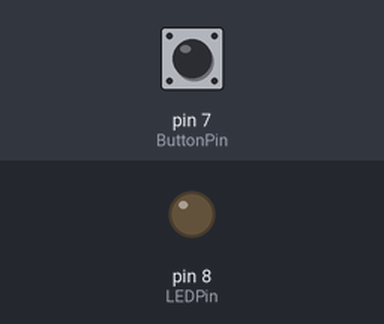
Simulated run of this sketch. Board: Arduino Uno, built with avr-gcc and run on an emulated ATmega328P. Parts: output pins drawn as LEDs (lit = HIGH). The inputs (shaded band) are chosen by the test bench; at power-on: pin 7 (ButtonPin) HIGH.

Above: at 1.2 s.
1.3 s: pin 7 (ButtonPin) pulled LOW for 0.15 s
At 1.37 s:
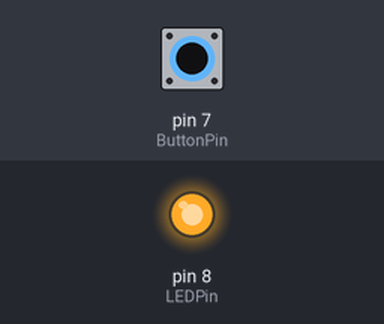
2.9 s: pin 7 (ButtonPin) pulled LOW for 3.2 s
At 6.5 s:
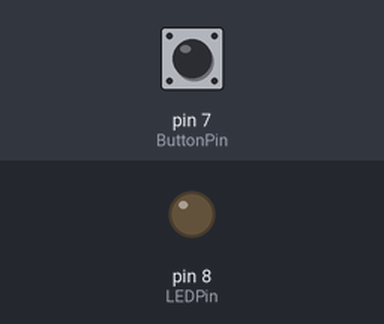
Timing chart, 0 to 8.0 s (numbered marks = the images above; inputs shaded):
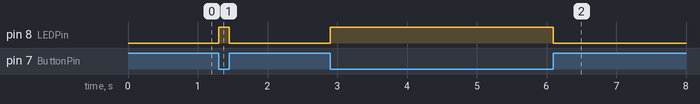

The sketch:

LED_Using_Button.ino
```cpp
#define LEDPin 8
#define ButtonPin 7

void setup() {
  // put your setup code here, to run once:
  pinMode(LEDPin, OUTPUT);
  pinMode(ButtonPin, INPUT);
}

void loop() {
  // put your main code here, to run repeatedly:
  if(digitalRead(ButtonPin) == LOW)
    digitalWrite(LEDPin, HIGH);
  else
    digitalWrite(LEDPin, LOW);
}
```

Measured:
- after the input at 1.3 s, pin 8 (LEDPin): LOW → HIGH at once, → LOW 0.15 s later
- after the input at 2.9 s, pin 8 (LEDPin): LOW → HIGH at once, → LOW 3.2 s later
